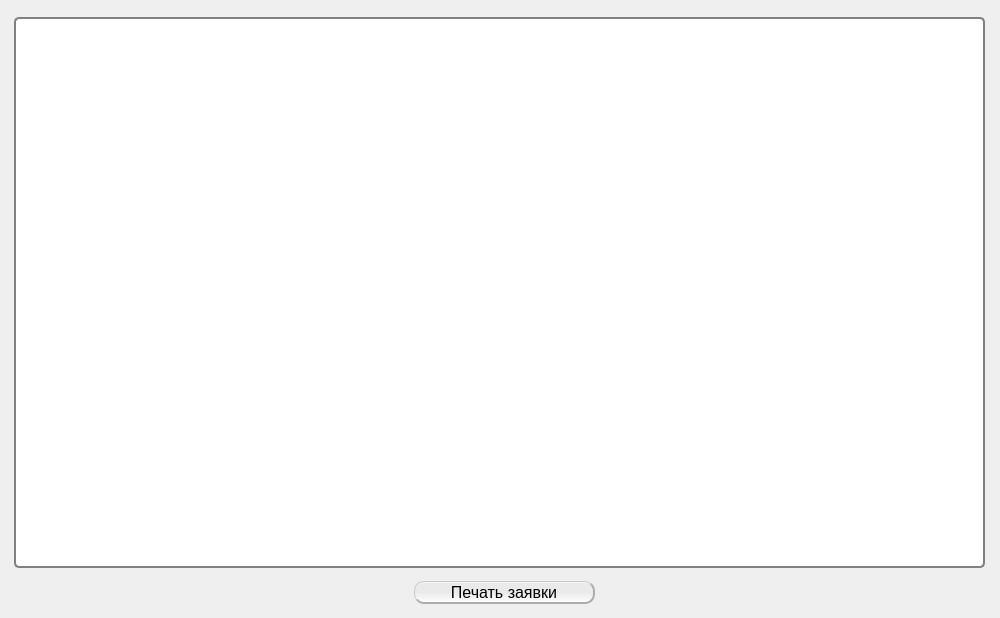
<?xml version="1.0" encoding="UTF-8"?>
<ui version="4.0">
 <class>KeyGenClass</class>
 <widget class="QMainWindow" name="KeyGenClass">
  <property name="geometry">
   <rect>
    <x>0</x>
    <y>0</y>
    <width>1000</width>
    <height>618</height>
   </rect>
  </property>
  <property name="minimumSize">
   <size>
    <width>428</width>
    <height>264</height>
   </size>
  </property>
  <property name="maximumSize">
   <size>
    <width>1000</width>
    <height>618</height>
   </size>
  </property>
  <property name="font">
   <font>
    <pointsize>12</pointsize>
   </font>
  </property>
  <property name="acceptDrops">
   <bool>false</bool>
  </property>
  <property name="windowTitle">
   <string>&quot;ГранитК&quot; Генератор секретного ключа </string>
  </property>
  <property name="documentMode">
   <bool>false</bool>
  </property>
  <widget class="QWidget" name="centralWidget">
   <layout class="QHBoxLayout" name="horizontalLayout">
    <property name="leftMargin">
     <number>4</number>
    </property>
    <property name="topMargin">
     <number>1</number>
    </property>
    <property name="rightMargin">
     <number>1</number>
    </property>
    <property name="bottomMargin">
     <number>1</number>
    </property>
    <item>
     <widget class="QStackedWidget" name="stackedWidget">
      <property name="currentIndex">
       <number>3</number>
      </property>
      <widget class="QWidget" name="page">
       <widget class="QLineEdit" name="lineEditKeyPath">
        <property name="geometry">
         <rect>
          <x>460</x>
          <y>470</y>
          <width>491</width>
          <height>22</height>
         </rect>
        </property>
        <property name="readOnly">
         <bool>true</bool>
        </property>
       </widget>
       <widget class="QPushButton" name="pushButtonW1Cancel">
        <property name="geometry">
         <rect>
          <x>900</x>
          <y>580</y>
          <width>80</width>
          <height>23</height>
         </rect>
        </property>
        <property name="minimumSize">
         <size>
          <width>80</width>
          <height>22</height>
         </size>
        </property>
        <property name="maximumSize">
         <size>
          <width>16777215</width>
          <height>16777215</height>
         </size>
        </property>
        <property name="styleSheet">
         <string notr="true">QPushButton 

{

   border-style: solid;
 
   border-radius: 10;

    border-top          : 1px solid rgba(200, 200, 200, 255);

    border-left         : 1px solid rgba(200, 200, 200, 255);

    border-right        : 2px solid rgba(172, 172, 172);

    border-bottom       : 2px solid rgba(172, 172, 172);

   /*
    background-color    : qlineargradient(x1:0, y1:0, x2:0, y2:1, stop:0 rgba(198, 198, 198), stop:1 rgba(225, 225, 225, 255));
*/
background-color: QLinearGradient( x1: 0, y1: 0, x2: 0, y2: 1, stop: 0 #ffffff, stop: 0.1 #eaeaea, stop: 0.49 #eaeaea, stop: 0.5 #eaeaea, stop: 1 #ffffff);
font-size: 16px;
}



QPushButton:hover 

{
/*
    background-color    : qlineargradient(x1:0, y1:0, x2:0, y2:1, stop:0 rgba(225, 225, 225, 255), stop:1 rgba(163, 163, 163));
*/
    background-color    : qlineargradient(x1:0, y1:0, x2:0, y2:1, stop:0 rgba(196, 228, 255), stop:1 rgba(225, 225, 225, 255));
}



QPushButton:pressed 

{

    padding-top         : 2px;

    padding-left        : 2px;

    border-top          : 2px solid rgba(117, 117, 117, 255);

    border-left         : 2px solid rgba(117, 117, 117, 255);

    border-right        : 1px solid rgba(200, 200, 200, 255);

    border-bottom       : 1px solid rgba(200, 200, 200, 255);

    background-color    : rgba(172, 172, 172);

}



QPushButton:disabled 

{

    background-color    : qlineargradient(x1:0, y1:0, x2:0, y2:1, stop:0 rgba(225, 225, 255, 255), stop:1 rgba(172, 172, 172));

}</string>
        </property>
        <property name="text">
         <string>Отмена</string>
        </property>
       </widget>
       <widget class="QLabel" name="labelKeyPathName">
        <property name="geometry">
         <rect>
          <x>168</x>
          <y>470</y>
          <width>301</width>
          <height>21</height>
         </rect>
        </property>
        <property name="font">
         <font>
          <weight>75</weight>
          <bold>true</bold>
         </font>
        </property>
        <property name="text">
         <string>Путь к каталогу хранения ключа:</string>
        </property>
       </widget>
       <widget class="QPushButton" name="pushButtonSelectReqPath">
        <property name="geometry">
         <rect>
          <x>960</x>
          <y>520</y>
          <width>23</width>
          <height>23</height>
         </rect>
        </property>
        <property name="styleSheet">
         <string notr="true">text-align:left;
background-image: url(&quot;Image/open_folder.png&quot;);
background-repeat: no-repeat;
background-position: left 
</string>
        </property>
        <property name="text">
         <string/>
        </property>
       </widget>
       <widget class="QPushButton" name="pushButtonW1Next">
        <property name="geometry">
         <rect>
          <x>800</x>
          <y>580</y>
          <width>80</width>
          <height>23</height>
         </rect>
        </property>
        <property name="minimumSize">
         <size>
          <width>80</width>
          <height>22</height>
         </size>
        </property>
        <property name="font">
         <font>
          <pointsize>-1</pointsize>
         </font>
        </property>
        <property name="styleSheet">
         <string notr="true">QPushButton 

{

   border-style: solid;
 
   border-radius: 10;

    border-top          : 1px solid rgba(200, 200, 200, 255);

    border-left         : 1px solid rgba(200, 200, 200, 255);

    border-right        : 2px solid rgba(172, 172, 172);

    border-bottom       : 2px solid rgba(172, 172, 172);

   /*
    background-color    : qlineargradient(x1:0, y1:0, x2:0, y2:1, stop:0 rgba(198, 198, 198), stop:1 rgba(225, 225, 225, 255));
*/
background-color: QLinearGradient( x1: 0, y1: 0, x2: 0, y2: 1, stop: 0 #ffffff, stop: 0.1 #eaeaea, stop: 0.49 #eaeaea, stop: 0.5 #eaeaea, stop: 1 #ffffff);
font-size: 16px;
}



QPushButton:hover 

{
/*
    background-color    : qlineargradient(x1:0, y1:0, x2:0, y2:1, stop:0 rgba(225, 225, 225, 255), stop:1 rgba(163, 163, 163));
*/
    background-color    : qlineargradient(x1:0, y1:0, x2:0, y2:1, stop:0 rgba(196, 228, 255), stop:1 rgba(225, 225, 225, 255));
}



QPushButton:pressed 

{

    padding-top         : 2px;

    padding-left        : 2px;

    border-top          : 2px solid rgba(117, 117, 117, 255);

    border-left         : 2px solid rgba(117, 117, 117, 255);

    border-right        : 1px solid rgba(200, 200, 200, 255);

    border-bottom       : 1px solid rgba(200, 200, 200, 255);

    background-color    : rgba(172, 172, 172);

}



QPushButton:disabled 

{

    background-color    : qlineargradient(x1:0, y1:0, x2:0, y2:1, stop:0 rgba(225, 225, 255, 255), stop:1 rgba(172, 172, 172));

}</string>
        </property>
        <property name="text">
         <string>Далее &gt;</string>
        </property>
       </widget>
       <widget class="QLineEdit" name="lineEditRequestPath">
        <property name="geometry">
         <rect>
          <x>460</x>
          <y>520</y>
          <width>491</width>
          <height>22</height>
         </rect>
        </property>
        <property name="text">
         <string>hfhfhfhfhtrtTTRrr</string>
        </property>
        <property name="readOnly">
         <bool>true</bool>
        </property>
       </widget>
       <widget class="QLabel" name="labelTitleSelReq">
        <property name="geometry">
         <rect>
          <x>11</x>
          <y>515</y>
          <width>451</width>
          <height>31</height>
         </rect>
        </property>
        <property name="font">
         <font>
          <weight>75</weight>
          <bold>true</bold>
         </font>
        </property>
        <property name="text">
         <string>Путь к каталогу сохранения запроса на сертификат:</string>
        </property>
       </widget>
       <widget class="QPushButton" name="pushButtonSelectKeyPath">
        <property name="geometry">
         <rect>
          <x>960</x>
          <y>470</y>
          <width>23</width>
          <height>20</height>
         </rect>
        </property>
        <property name="styleSheet">
         <string notr="true">text-align:left;
background-image: url(&quot;Image/open-folder-yellow.png&quot;);
background-repeat: no-repeat;
background-position: left 
</string>
        </property>
        <property name="text">
         <string/>
        </property>
       </widget>
       <widget class="QLabel" name="label_10">
        <property name="geometry">
         <rect>
          <x>230</x>
          <y>0</y>
          <width>501</width>
          <height>31</height>
         </rect>
        </property>
        <property name="font">
         <font>
          <family>TimesNewRoman</family>
          <pointsize>-1</pointsize>
          <weight>75</weight>
          <italic>false</italic>
          <bold>true</bold>
         </font>
        </property>
        <property name="styleSheet">
         <string notr="true">font-family:TimesNewRoman;
font-style: normal;
font-weight: bold;

font-size:15px;
color:#1B1BB3;</string>
        </property>
        <property name="text">
         <string>Для создания секретного ключа заполните форму с данными.</string>
        </property>
       </widget>
       <widget class="QLabel" name="label_11">
        <property name="geometry">
         <rect>
          <x>30</x>
          <y>70</y>
          <width>81</width>
          <height>21</height>
         </rect>
        </property>
        <property name="font">
         <font>
          <weight>75</weight>
          <bold>true</bold>
         </font>
        </property>
        <property name="text">
         <string>Фамилия:</string>
        </property>
       </widget>
       <widget class="QLabel" name="label_12">
        <property name="geometry">
         <rect>
          <x>70</x>
          <y>113</y>
          <width>47</width>
          <height>13</height>
         </rect>
        </property>
        <property name="font">
         <font>
          <weight>75</weight>
          <bold>true</bold>
         </font>
        </property>
        <property name="text">
         <string>Имя:</string>
        </property>
       </widget>
       <widget class="QLabel" name="label_13">
        <property name="geometry">
         <rect>
          <x>26</x>
          <y>150</y>
          <width>91</width>
          <height>21</height>
         </rect>
        </property>
        <property name="font">
         <font>
          <weight>75</weight>
          <bold>true</bold>
         </font>
        </property>
        <property name="text">
         <string>Отчество:</string>
        </property>
       </widget>
       <widget class="QLineEdit" name="lineEditFamiliya">
        <property name="geometry">
         <rect>
          <x>120</x>
          <y>72</y>
          <width>201</width>
          <height>22</height>
         </rect>
        </property>
       </widget>
       <widget class="QLineEdit" name="lineEditImia">
        <property name="geometry">
         <rect>
          <x>120</x>
          <y>110</y>
          <width>201</width>
          <height>22</height>
         </rect>
        </property>
       </widget>
       <widget class="QLineEdit" name="lineEditOtchestvo">
        <property name="geometry">
         <rect>
          <x>120</x>
          <y>150</y>
          <width>201</width>
          <height>22</height>
         </rect>
        </property>
       </widget>
       <widget class="QLabel" name="label_14">
        <property name="geometry">
         <rect>
          <x>600</x>
          <y>140</y>
          <width>71</width>
          <height>16</height>
         </rect>
        </property>
        <property name="font">
         <font>
          <weight>75</weight>
          <bold>true</bold>
         </font>
        </property>
        <property name="text">
         <string>ЕГРЮЛ:</string>
        </property>
       </widget>
       <widget class="QLabel" name="label_15">
        <property name="geometry">
         <rect>
          <x>530</x>
          <y>70</y>
          <width>241</width>
          <height>16</height>
         </rect>
        </property>
        <property name="font">
         <font>
          <weight>75</weight>
          <bold>true</bold>
         </font>
        </property>
        <property name="text">
         <string>Наименование организации:</string>
        </property>
       </widget>
       <widget class="QLineEdit" name="lineEditOrgName">
        <property name="geometry">
         <rect>
          <x>380</x>
          <y>110</y>
          <width>601</width>
          <height>22</height>
         </rect>
        </property>
       </widget>
       <widget class="QLineEdit" name="lineEditEGRUL">
        <property name="geometry">
         <rect>
          <x>530</x>
          <y>160</y>
          <width>201</width>
          <height>22</height>
         </rect>
        </property>
       </widget>
       <widget class="QLabel" name="label_17">
        <property name="geometry">
         <rect>
          <x>360</x>
          <y>274</y>
          <width>61</width>
          <height>31</height>
         </rect>
        </property>
        <property name="font">
         <font>
          <weight>75</weight>
          <bold>true</bold>
         </font>
        </property>
        <property name="text">
         <string>Город:</string>
        </property>
       </widget>
       <widget class="QLineEdit" name="lineEditGorod">
        <property name="geometry">
         <rect>
          <x>427</x>
          <y>280</y>
          <width>201</width>
          <height>22</height>
         </rect>
        </property>
       </widget>
       <widget class="QLabel" name="label_18">
        <property name="geometry">
         <rect>
          <x>57</x>
          <y>328</y>
          <width>71</width>
          <height>21</height>
         </rect>
        </property>
        <property name="font">
         <font>
          <weight>75</weight>
          <bold>true</bold>
         </font>
        </property>
        <property name="text">
         <string>Адрес:</string>
        </property>
       </widget>
       <widget class="QLineEdit" name="lineEditAdress">
        <property name="geometry">
         <rect>
          <x>120</x>
          <y>330</y>
          <width>571</width>
          <height>22</height>
         </rect>
        </property>
       </widget>
       <widget class="QLabel" name="label_19">
        <property name="geometry">
         <rect>
          <x>10</x>
          <y>380</y>
          <width>191</width>
          <height>31</height>
         </rect>
        </property>
        <property name="font">
         <font>
          <weight>75</weight>
          <bold>true</bold>
         </font>
        </property>
        <property name="text">
         <string>Контактный телефон:</string>
        </property>
       </widget>
       <widget class="QLineEdit" name="lineEditTelefon">
        <property name="geometry">
         <rect>
          <x>200</x>
          <y>387</y>
          <width>211</width>
          <height>22</height>
         </rect>
        </property>
       </widget>
       <widget class="QLabel" name="label_20">
        <property name="geometry">
         <rect>
          <x>450</x>
          <y>381</y>
          <width>181</width>
          <height>31</height>
         </rect>
        </property>
        <property name="font">
         <font>
          <weight>75</weight>
          <bold>true</bold>
         </font>
        </property>
        <property name="text">
         <string>Электронная почта:</string>
        </property>
       </widget>
       <widget class="QLineEdit" name="lineEditPochta">
        <property name="geometry">
         <rect>
          <x>626</x>
          <y>387</y>
          <width>210</width>
          <height>22</height>
         </rect>
        </property>
       </widget>
       <widget class="QLabel" name="label_21">
        <property name="geometry">
         <rect>
          <x>250</x>
          <y>210</y>
          <width>151</width>
          <height>21</height>
         </rect>
        </property>
        <property name="font">
         <font>
          <weight>75</weight>
          <bold>true</bold>
         </font>
        </property>
        <property name="text">
         <string>Подразделение:</string>
        </property>
       </widget>
       <widget class="QLineEdit" name="lineEditPodrazdelenie">
        <property name="geometry">
         <rect>
          <x>392</x>
          <y>212</y>
          <width>201</width>
          <height>22</height>
         </rect>
        </property>
       </widget>
       <widget class="QLineEdit" name="lineEditRayon">
        <property name="geometry">
         <rect>
          <x>120</x>
          <y>280</y>
          <width>201</width>
          <height>22</height>
         </rect>
        </property>
       </widget>
       <widget class="QLabel" name="label_22">
        <property name="geometry">
         <rect>
          <x>54</x>
          <y>281</y>
          <width>61</width>
          <height>16</height>
         </rect>
        </property>
        <property name="font">
         <font>
          <weight>75</weight>
          <bold>true</bold>
         </font>
        </property>
        <property name="text">
         <string>Район:</string>
        </property>
       </widget>
      </widget>
      <widget class="QWidget" name="page_3">
       <widget class="QPushButton" name="pushButtonW2Next">
        <property name="geometry">
         <rect>
          <x>900</x>
          <y>580</y>
          <width>80</width>
          <height>23</height>
         </rect>
        </property>
        <property name="minimumSize">
         <size>
          <width>80</width>
          <height>22</height>
         </size>
        </property>
        <property name="font">
         <font>
          <pointsize>-1</pointsize>
         </font>
        </property>
        <property name="styleSheet">
         <string notr="true">QPushButton 

{

   border-style: solid;
 
   border-radius: 10;

    border-top          : 1px solid rgba(200, 200, 200, 255);

    border-left         : 1px solid rgba(200, 200, 200, 255);

    border-right        : 2px solid rgba(172, 172, 172);

    border-bottom       : 2px solid rgba(172, 172, 172);

   /*
    background-color    : qlineargradient(x1:0, y1:0, x2:0, y2:1, stop:0 rgba(198, 198, 198), stop:1 rgba(225, 225, 225, 255));
*/
background-color: QLinearGradient( x1: 0, y1: 0, x2: 0, y2: 1, stop: 0 #ffffff, stop: 0.1 #eaeaea, stop: 0.49 #eaeaea, stop: 0.5 #eaeaea, stop: 1 #ffffff);
font-size: 16px;
}



QPushButton:hover 

{
/*
    background-color    : qlineargradient(x1:0, y1:0, x2:0, y2:1, stop:0 rgba(225, 225, 225, 255), stop:1 rgba(163, 163, 163));
*/
    background-color    : qlineargradient(x1:0, y1:0, x2:0, y2:1, stop:0 rgba(196, 228, 255), stop:1 rgba(225, 225, 225, 255));
}



QPushButton:pressed 

{

    padding-top         : 2px;

    padding-left        : 2px;

    border-top          : 2px solid rgba(117, 117, 117, 255);

    border-left         : 2px solid rgba(117, 117, 117, 255);

    border-right        : 1px solid rgba(200, 200, 200, 255);

    border-bottom       : 1px solid rgba(200, 200, 200, 255);

    background-color    : rgba(172, 172, 172);

}



QPushButton:disabled 

{

    background-color    : qlineargradient(x1:0, y1:0, x2:0, y2:1, stop:0 rgba(225, 225, 255, 255), stop:1 rgba(172, 172, 172));

}</string>
        </property>
        <property name="text">
         <string>Далее &gt;</string>
        </property>
       </widget>
       <widget class="QLabel" name="label_4">
        <property name="geometry">
         <rect>
          <x>406</x>
          <y>30</y>
          <width>591</width>
          <height>71</height>
         </rect>
        </property>
        <property name="font">
         <font>
          <family>Tahoma</family>
          <pointsize>28</pointsize>
          <weight>75</weight>
          <italic>false</italic>
          <bold>true</bold>
         </font>
        </property>
        <property name="styleSheet">
         <string notr="true">font-family:Tahoma;
font-style: normal;
font-size: 28pt;
font-weight: bold;


color:blue;</string>
        </property>
        <property name="text">
         <string>Генерация секретного ключа</string>
        </property>
       </widget>
       <widget class="QProgressBar" name="progressBarW3">
        <property name="geometry">
         <rect>
          <x>10</x>
          <y>498</y>
          <width>971</width>
          <height>41</height>
         </rect>
        </property>
        <property name="value">
         <number>24</number>
        </property>
       </widget>
       <widget class="QLabel" name="label_5">
        <property name="geometry">
         <rect>
          <x>490</x>
          <y>160</y>
          <width>451</width>
          <height>51</height>
         </rect>
        </property>
        <property name="font">
         <font>
          <pointsize>25</pointsize>
          <weight>50</weight>
          <bold>false</bold>
         </font>
        </property>
        <property name="text">
         <string>Нажимайте любые клавиши</string>
        </property>
       </widget>
       <widget class="QLabel" name="labelW3EndTime">
        <property name="geometry">
         <rect>
          <x>10</x>
          <y>544</y>
          <width>141</width>
          <height>21</height>
         </rect>
        </property>
        <property name="text">
         <string>Осталось 4:59</string>
        </property>
       </widget>
       <widget class="QLabel" name="labelAnimation">
        <property name="geometry">
         <rect>
          <x>3</x>
          <y>10</y>
          <width>400</width>
          <height>400</height>
         </rect>
        </property>
        <property name="styleSheet">
         <string notr="true"/>
        </property>
        <property name="text">
         <string>TextLabel</string>
        </property>
       </widget>
      </widget>
      <widget class="QWidget" name="page_4">
       <widget class="QLabel" name="label_6">
        <property name="geometry">
         <rect>
          <x>300</x>
          <y>100</y>
          <width>661</width>
          <height>51</height>
         </rect>
        </property>
        <property name="font">
         <font>
          <pointsize>25</pointsize>
          <weight>50</weight>
          <bold>false</bold>
         </font>
        </property>
        <property name="text">
         <string>Введите пароль защиты секретного ключа.</string>
        </property>
       </widget>
       <widget class="QPushButton" name="pushButtonW3Next">
        <property name="geometry">
         <rect>
          <x>900</x>
          <y>570</y>
          <width>80</width>
          <height>23</height>
         </rect>
        </property>
        <property name="minimumSize">
         <size>
          <width>80</width>
          <height>22</height>
         </size>
        </property>
        <property name="font">
         <font>
          <pointsize>-1</pointsize>
         </font>
        </property>
        <property name="styleSheet">
         <string notr="true">QPushButton 

{

   border-style: solid;
 
   border-radius: 10;

    border-top          : 1px solid rgba(200, 200, 200, 255);

    border-left         : 1px solid rgba(200, 200, 200, 255);

    border-right        : 2px solid rgba(172, 172, 172);

    border-bottom       : 2px solid rgba(172, 172, 172);

   /*
    background-color    : qlineargradient(x1:0, y1:0, x2:0, y2:1, stop:0 rgba(198, 198, 198), stop:1 rgba(225, 225, 225, 255));
*/
background-color: QLinearGradient( x1: 0, y1: 0, x2: 0, y2: 1, stop: 0 #ffffff, stop: 0.1 #eaeaea, stop: 0.49 #eaeaea, stop: 0.5 #eaeaea, stop: 1 #ffffff);
font-size: 16px;
}



QPushButton:hover 

{
/*
    background-color    : qlineargradient(x1:0, y1:0, x2:0, y2:1, stop:0 rgba(225, 225, 225, 255), stop:1 rgba(163, 163, 163));
*/
    background-color    : qlineargradient(x1:0, y1:0, x2:0, y2:1, stop:0 rgba(196, 228, 255), stop:1 rgba(225, 225, 225, 255));
}



QPushButton:pressed 

{

    padding-top         : 2px;

    padding-left        : 2px;

    border-top          : 2px solid rgba(117, 117, 117, 255);

    border-left         : 2px solid rgba(117, 117, 117, 255);

    border-right        : 1px solid rgba(200, 200, 200, 255);

    border-bottom       : 1px solid rgba(200, 200, 200, 255);

    background-color    : rgba(172, 172, 172);

}



QPushButton:disabled 

{

    background-color    : qlineargradient(x1:0, y1:0, x2:0, y2:1, stop:0 rgba(225, 225, 255, 255), stop:1 rgba(172, 172, 172));

}</string>
        </property>
        <property name="text">
         <string>Далее &gt;</string>
        </property>
       </widget>
       <widget class="QLabel" name="label_7">
        <property name="geometry">
         <rect>
          <x>0</x>
          <y>12</y>
          <width>291</width>
          <height>291</height>
         </rect>
        </property>
        <property name="styleSheet">
         <string notr="true">background-image:url(&quot;Image/Lock.png&quot;);</string>
        </property>
        <property name="text">
         <string/>
        </property>
       </widget>
       <widget class="QLineEdit" name="lineEditW4Password">
        <property name="geometry">
         <rect>
          <x>370</x>
          <y>336</y>
          <width>301</width>
          <height>20</height>
         </rect>
        </property>
        <property name="echoMode">
         <enum>QLineEdit::Password</enum>
        </property>
       </widget>
       <widget class="QLineEdit" name="lineEditW4PasswordReply">
        <property name="geometry">
         <rect>
          <x>370</x>
          <y>392</y>
          <width>301</width>
          <height>20</height>
         </rect>
        </property>
        <property name="echoMode">
         <enum>QLineEdit::Password</enum>
        </property>
       </widget>
       <widget class="QLabel" name="label_8">
        <property name="geometry">
         <rect>
          <x>371</x>
          <y>313</y>
          <width>81</width>
          <height>21</height>
         </rect>
        </property>
        <property name="font">
         <font>
          <pointsize>11</pointsize>
          <weight>75</weight>
          <bold>true</bold>
         </font>
        </property>
        <property name="text">
         <string>Пароль</string>
        </property>
       </widget>
       <widget class="QLabel" name="label_9">
        <property name="geometry">
         <rect>
          <x>370</x>
          <y>368</y>
          <width>321</width>
          <height>21</height>
         </rect>
        </property>
        <property name="font">
         <font>
          <pointsize>11</pointsize>
          <weight>75</weight>
          <bold>true</bold>
         </font>
        </property>
        <property name="text">
         <string>Подтверждение пароля</string>
        </property>
        <property name="wordWrap">
         <bool>true</bool>
        </property>
       </widget>
      </widget>
      <widget class="QWidget" name="page_5">
       <widget class="QPushButton" name="pushButtonW5PrintZayavka">
        <property name="geometry">
         <rect>
          <x>410</x>
          <y>580</y>
          <width>181</width>
          <height>23</height>
         </rect>
        </property>
        <property name="minimumSize">
         <size>
          <width>80</width>
          <height>22</height>
         </size>
        </property>
        <property name="font">
         <font>
          <pointsize>-1</pointsize>
         </font>
        </property>
        <property name="styleSheet">
         <string notr="true">QPushButton 

{

   border-style: solid;
 
   border-radius: 10;

    border-top          : 1px solid rgba(200, 200, 200, 255);

    border-left         : 1px solid rgba(200, 200, 200, 255);

    border-right        : 2px solid rgba(172, 172, 172);

    border-bottom       : 2px solid rgba(172, 172, 172);

   /*
    background-color    : qlineargradient(x1:0, y1:0, x2:0, y2:1, stop:0 rgba(198, 198, 198), stop:1 rgba(225, 225, 225, 255));
*/
background-color: QLinearGradient( x1: 0, y1: 0, x2: 0, y2: 1, stop: 0 #ffffff, stop: 0.1 #eaeaea, stop: 0.49 #eaeaea, stop: 0.5 #eaeaea, stop: 1 #ffffff);
font-size: 16px;
}



QPushButton:hover 

{
/*
    background-color    : qlineargradient(x1:0, y1:0, x2:0, y2:1, stop:0 rgba(225, 225, 225, 255), stop:1 rgba(163, 163, 163));
*/
    background-color    : qlineargradient(x1:0, y1:0, x2:0, y2:1, stop:0 rgba(196, 228, 255), stop:1 rgba(225, 225, 225, 255));
}



QPushButton:pressed 

{

    padding-top         : 2px;

    padding-left        : 2px;

    border-top          : 2px solid rgba(117, 117, 117, 255);

    border-left         : 2px solid rgba(117, 117, 117, 255);

    border-right        : 1px solid rgba(200, 200, 200, 255);

    border-bottom       : 1px solid rgba(200, 200, 200, 255);

    background-color    : rgba(172, 172, 172);

}



QPushButton:disabled 

{

    background-color    : qlineargradient(x1:0, y1:0, x2:0, y2:1, stop:0 rgba(225, 225, 255, 255), stop:1 rgba(172, 172, 172));

}</string>
        </property>
        <property name="text">
         <string>Печать заявки</string>
        </property>
       </widget>
       <widget class="QTextEdit" name="textEditW5Message">
        <property name="geometry">
         <rect>
          <x>10</x>
          <y>16</y>
          <width>971</width>
          <height>551</height>
         </rect>
        </property>
        <property name="font">
         <font>
          <pointsize>12</pointsize>
          <weight>50</weight>
          <bold>false</bold>
         </font>
        </property>
        <property name="styleSheet">
         <string notr="true"> QTextEdit {
/* 
background-color: qlineargradient(x1: 0, y1: 0, x2: 0, y2: 1,
                                   stop: 0 #E0E0E0, stop: 1 #FFFFFF);
*/
background-color:white;
 border: 2px solid gray;
 border-radius: 5px;
 margin-top: 1ex; /* leave space at the top for the title */
}</string>
        </property>
       </widget>
      </widget>
     </widget>
    </item>
   </layout>
  </widget>
 </widget>
 <layoutdefault spacing="6" margin="11"/>
 <tabstops>
  <tabstop>lineEditFamiliya</tabstop>
  <tabstop>lineEditImia</tabstop>
  <tabstop>lineEditOtchestvo</tabstop>
  <tabstop>lineEditOrgName</tabstop>
  <tabstop>lineEditEGRUL</tabstop>
  <tabstop>lineEditPodrazdelenie</tabstop>
  <tabstop>lineEditRayon</tabstop>
  <tabstop>lineEditGorod</tabstop>
  <tabstop>lineEditAdress</tabstop>
  <tabstop>lineEditTelefon</tabstop>
  <tabstop>lineEditPochta</tabstop>
  <tabstop>lineEditKeyPath</tabstop>
  <tabstop>pushButtonSelectKeyPath</tabstop>
  <tabstop>lineEditRequestPath</tabstop>
  <tabstop>pushButtonSelectReqPath</tabstop>
  <tabstop>pushButtonW1Next</tabstop>
  <tabstop>pushButtonW1Cancel</tabstop>
  <tabstop>pushButtonW2Next</tabstop>
  <tabstop>lineEditW4Password</tabstop>
  <tabstop>lineEditW4PasswordReply</tabstop>
  <tabstop>pushButtonW3Next</tabstop>
  <tabstop>textEditW5Message</tabstop>
  <tabstop>pushButtonW5PrintZayavka</tabstop>
 </tabstops>
 <resources>
  <include location="KeyGen.qrc"/>
 </resources>
 <connections/>
</ui>
